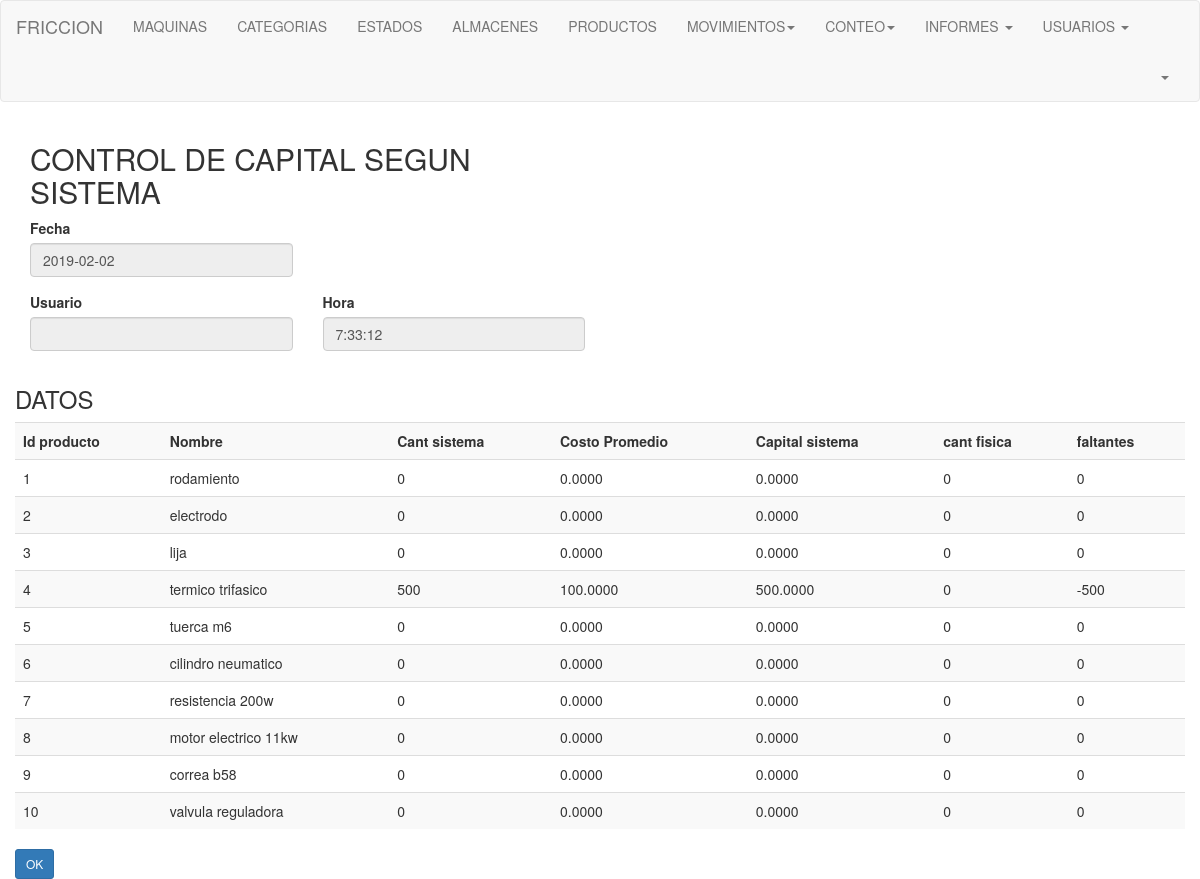
Page /informe_capital.php on the committed database.
### tables this page shows
CREATE TABLE `tbproducto` (
  `idproducto` int(255) NOT NULL,
  `nombre` varchar(50) NOT NULL,
  `descripcion` varchar(200) NOT NULL,
  `idcategoria` int(255) NOT NULL
);

### informe_capital.php (the view, shortened to what this page needs)
<?php
$link = Conectarse();
?>
<!DOCTYPE html>
<html lang="en">
    <head>
        <link href="css/bootstrap.min.css" rel="stylesheet">
    </head>
    <body>
        <div class="row">
            <div class="col-lg-12 col-sm-8">
                <nav class="navbar navbar-default" role="navigation">
                    <div class="container-fluid">
                        <div class="navbar-header">
                            <a class="navbar-brand" href="bienvenida.php">FRICCION</a>
                        </div>
                        <div class="collapse navbar-collapse" id="bs-example-navbar-collapse-1">
                            <ul class="nav navbar-nav">
                                <li><a href="#">MAQUINAS</a></li>
                                <li><a href="#">CATEGORIAS</a></li>
                                 <li><a href="#">ESTADOS</a></li>
                                  <li><a href="#">ALMACENES</a></li>
                                   <li><a href="#">PRODUCTOS</a></li>
                                    <li class="dropdown">
                                    <a href="#" class="dropdown-toggle" data-toggle="dropdown" role="button"
                                       aria-expanded="false">MOVIMIENTOS<span class="caret"></span>
                                    </a>
                                    </li>
                                    <li class="dropdown">
                                    <a href="#" class="dropdown-toggle" data-toggle="dropdown" role="button"
                                       aria-expanded="false">CONTEO<span class="caret"></span>
                                    </a>
                                    </li>
                                      <li class="dropdown">
                                    <a href="#" class="dropdown-toggle" data-toggle="dropdown" role="button"
                                       aria-expanded="false">INFORMES <span class="caret"></span>
                                    </a>
                                    </li>
                                <li class="dropdown">
                                    <a href="#" class="dropdown-toggle" data-toggle="dropdown" role="button"
                                       aria-expanded="false">USUARIOS <span class="caret"></span>
                                    </a>
                                </li>
                            </ul>
                            <ul class="nav navbar-nav navbar-right">
                                <li class="dropdown">
                                    <a href="#" class="dropdown-toggle" data-toggle="dropdown" role="button" aria-expanded="false">
                                        <?php echo $_SESSION['usuario']; ?> <span class="caret"></span>
                                    </a>
                                </li>
                            </ul>
                        </div>
                    </div>
                </nav>
            </div>
        </div>
                <div id="wrapper">
            <div class="container">
                <div class="row" id="NuevoRegistro">
                    <div class="col-lg-6 col-sm-6">
                        <form action="" method="post">
                            <div class="form_description">
                                <h2>CONTROL DE CAPITAL SEGUN SISTEMA</h2>
                            </div>
                            <div class="row">
                                <div class="col-lg-6">
                                    <div class="form-group">
                                        <label for="fecha">Fecha </label>
                                        <input id="fecha" name="fecha" class="form-control" type="text" value="<?php echo date('Y-m-d'); ?>" disabled/>
                                    </div>
                                </div>
                            </div>
                            <div class="row">
                                <div class="col-lg-6">
                                    <div class="form-group">
                                        <div class="form-group">
                                            <label for="encargado">Usuario </label>
                                            <input id="encargado" name="encargado" class="form-control" type="text" value="<?php echo $_SESSION['usuario']; ?>" disabled/>
                                        </div>
                                    </div>
                                </div>
                                <div class="col-lg-6">
                                    <div class="form-group">
                                        <label for="hora">Hora </label>
                                        <input id="hora" name="hora" class="form-control" type="text" value="<?php echo date('G:i:s'); ?>" disabled/>
                                    </div>
                                </div>
                            </div>
                 </form>
          </div>
        </div>
       </div>
   </div>
        <div id="wrapper">
            <div class="container">
                <div class="row" id="listaPersonas">
                    <h3>DATOS</h3>
                    <table class="table table-responsive table-striped">
                        <tr>
                            <th>Id producto</th>
                            <th>Nombre</th>
                            <th>Cant sistema</th>
                            <th>Costo Promedio</th>
                            <th>Capital sistema</th>
                            <th>cant fisica</th>
                            <th>faltantes</th>
                        </tr>
                       <?php
                           $sqlCantSis = "coalesce("
                                            ."(select sum(m.cantidad)"
                                               ." from tbmovimiento as m"
                                               ." where m.idproducto=p.idproducto "
                                               ."and m.tipomovimiento='Entrada')"
                                          .",0) - coalesce("
                                            ."(select sum(m.cantidad)"
                                               ." from tbmovimiento as m"
                                               ." where m.idproducto=p.idproducto "
                                               ."and m.tipomovimiento='Salida')"
                                          .",0)";
                           $SqlCosto = "coalesce("
                                        ."(select avg(e.costo)"
                                           ." from tbmovimiento as m inner join tbentrada as e"
                                           ." on m.idmovimiento=e.idmovimiento"
                                           ." where m.idproducto=p.idproducto "
                                           ."and m.tipomovimiento='Entrada')"
                                       .",0)";
                           $sqlCantFis = "coalesce("
                                        ."(select sum(c.cantidadfisica)"
                                           ." from tbconteoproducto as c"
                                           ." where c.idproducto=p.idproducto)"
                                        .",0)";
                           $sql="SELECT p.idproducto, p.nombre,"
                           .$sqlCantSis.","
                           .$SqlCosto.","
                           .$sqlCantSis." * ".$SqlCosto.","
                           .$sqlCantFis.","
                           .$sqlCantFis." - ".$sqlCantSis.""
                           ." FROM tbproducto as p";
                          $result = mysqli_query($link,$sql) or die ("Error");
                           while($row = mysqli_fetch_row($result)){
                       ?>
                        <tr>
                            <td><?php echo $row[0]; ?></td>
                            <td><?php echo $row[1]; ?></td>
                            <td><?php echo $row[2]; ?></td>
                            <td><?php echo $row[3]; ?></td>
                            <td><?php echo $row[4]; ?></td>
                            <td><?php echo $row[5]; ?></td>
                            <td><?php echo $row[6]; ?></td>
                        </tr>
                        <?php
                           }
                        ?>
                    </table>
                 <a href="bienvenida.php" class="btn btn-primary btn-sm"><i class="fa fa-plus-circle"></i> OK</a>
                </div>
            </div>
        </div>
    </body>
</html>

### rows in the picture
tbproducto: idproducto "1", nombre "rodamiento", row "0", row "0.0000"
tbproducto: idproducto "2", nombre "electrodo", row "0", row "0.0000"
tbproducto: idproducto "3", nombre "lija", row "0", row "0.0000"
tbproducto: idproducto "4", nombre "termico trifasico", row "500", row "100.0000", row "500.0000", row "0", row "-500"
tbproducto: idproducto "5", nombre "tuerca m6", row "0", row "0.0000"
tbproducto: idproducto "6", nombre "cilindro neumatico", row "0", row "0.0000"
tbproducto: idproducto "7", nombre "resistencia 200w", row "0", row "0.0000"
tbproducto: idproducto "8", nombre "motor electrico 11kw", row "0", row "0.0000"
tbproducto: idproducto "9", nombre "correa b58", row "0", row "0.0000"
tbproducto: idproducto "10", nombre "valvula reguladora", row "0", row "0.0000"
